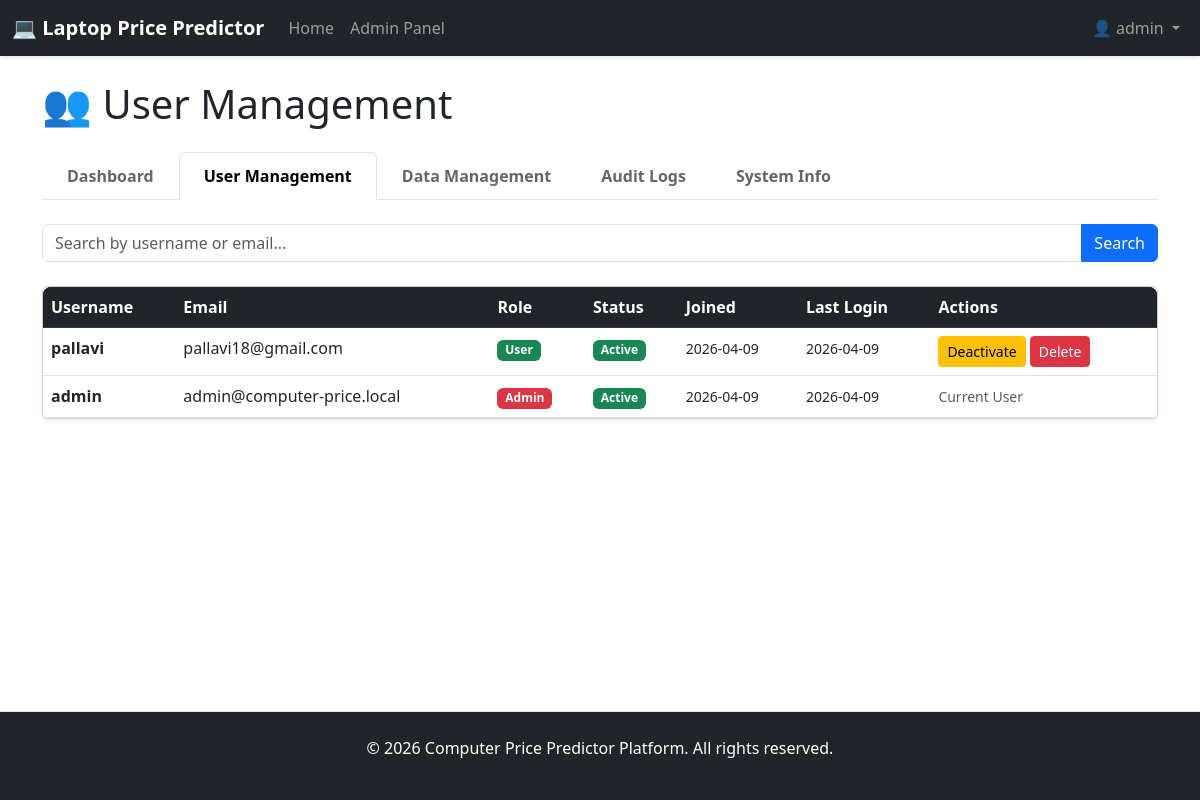
Page /admin/users (signed in) on the committed database.
### models.py (models this page shows, shortened)
class User(UserMixin, db.Model):
    __tablename__ = 'users'
    id = db.Column(db.Integer, primary_key=True)
    username = db.Column(db.String(80), unique=True, nullable=False, index=True)
    email = db.Column(db.String(120), unique=True, nullable=False, index=True)
    password_hash = db.Column(db.String(255), nullable=False)
    is_admin = db.Column(db.Boolean, default=False)
    is_active = db.Column(db.Boolean, default=True)
    created_at = db.Column(db.DateTime, default=datetime.utcnow)
    updated_at = db.Column(db.DateTime, default=datetime.utcnow, onupdate=datetime.utcnow)
    last_login = db.Column(db.DateTime)
    predictions = db.relationship('Prediction', backref='user', lazy=True, cascade='all, delete-orphan')

### routes/admin.py (the view)
@admin_bp.route('/users', methods=['GET'])
@login_required
@admin_required
def manage_users():
    page = request.args.get('page', 1, type=int)
    search = request.args.get('search', '')
    query = User.query
    if search:
        query = query.filter(
            (User.username.ilike(f'%{search}%')) |
            (User.email.ilike(f'%{search}%'))
        )
    users = query.order_by(User.created_at.desc()).paginate(page=page, per_page=20)
    return render_template('admin/manage_users.html', users=users, search=search)

### routes/admin.py (called while the page is built)
def admin_required(f):
    @wraps(f)
    def decorated_function(*args, **kwargs):
        if not current_user.is_authenticated or not current_user.is_admin:
            flash('You do not have permission to access this page', 'danger')
            return redirect(url_for('main.index'))
        return f(*args, **kwargs)
    return decorated_function

### templates/admin/manage_users.html (shortened to what this page needs)
{% extends "base.html" %}
{% block content %}
<h1 class="mb-4">👥 User Management</h1>
<ul class="nav nav-tabs mb-4" role="tablist">
    <li class="nav-item" role="presentation">
        <a class="nav-link" href="{{ url_for('admin.dashboard') }}">Dashboard</a>
    </li>
    <li class="nav-item" role="presentation">
        <a class="nav-link active" href="{{ url_for('admin.manage_users') }}">User Management</a>
    </li>
    <li class="nav-item" role="presentation">
        <a class="nav-link" href="{{ url_for('admin.data_management') }}">Data Management</a>
    </li>
    <li class="nav-item" role="presentation">
        <a class="nav-link" href="{{ url_for('admin.audit_logs') }}">Audit Logs</a>
    </li>
    <li class="nav-item" role="presentation">
        <a class="nav-link" href="{{ url_for('admin.system_info') }}">System Info</a>
    </li>
</ul>
<form method="GET" class="mb-4" action="{{ url_for('admin.manage_users') }}">
    <div class="input-group">
        <input type="text" name="search" class="form-control" placeholder="Search by username or email..." value="{{ search }}">
        <button class="btn btn-primary" type="submit">Search</button>
    </div>
</form>
<div class="card shadow-sm">
    <div class="table-responsive">
        <table class="table table-hover mb-0">
            <thead class="table-dark">
                <tr>
                    <th>Username</th>
                    <th>Email</th>
                    <th>Role</th>
                    <th>Status</th>
                    <th>Joined</th>
                    <th>Last Login</th>
                    <th>Actions</th>
                </tr>
            </thead>
            <tbody>
                {% for user in users.items %}
                <tr>
                    <td><strong>{{ user.username }}</strong></td>
                    <td>{{ user.email }}</td>
                    <td>
                        {% if user.is_admin %}
                            <span class="badge bg-danger">Admin</span>
                        {% else %}
                            <span class="badge bg-success">User</span>
                        {% endif %}
                    </td>
                    <td>
                        {% if user.is_active %}
                            <span class="badge bg-success">Active</span>
                        {% else %}
                            <span class="badge bg-danger">Inactive</span>
                        {% endif %}
                    </td>
                    <td><small>{{ user.created_at.strftime('%Y-%m-%d') }}</small></td>
                    <td><small>{% if user.last_login %}{{ user.last_login.strftime('%Y-%m-%d') }}{% else %}Never{% endif %}</small></td>
                    <td>
                        {% if user.id != current_user.id %}
                            <form method="POST" style="display:inline;">
                                {% if user.is_active %}
                                    <button type="submit" formaction="{{ url_for('admin.toggle_user_status', user_id=user.id) }}" class="btn btn-sm btn-warning" onclick="return confirm('Deactivate this user?')">Deactivate</button>
                                {% else %}
                                    <button type="submit" formaction="{{ url_for('admin.toggle_user_status', user_id=user.id) }}" class="btn btn-sm btn-info">Activate</button>
                                {% endif %}
                            </form>
                            {% if not user.is_admin %}
                            <form method="POST" style="display:inline;">
                                <button type="submit" formaction="{{ url_for('admin.delete_user', user_id=user.id) }}" class="btn btn-sm btn-danger" onclick="return confirm('Delete this user? This action cannot be undone.')">Delete</button>
                            </form>
                            {% endif %}
                        {% else %}
                            <span class="text-muted"><small>Current User</small></span>
                        {% endif %}
                    </td>
                </tr>
                {% endfor %}
            </tbody>
        </table>
    </div>
</div>
{% endblock %}

### templates/base.html (shortened to what this page needs)
<!DOCTYPE html>
<html lang="en">
<head>
    <link rel="stylesheet" href="{{ url_for('static', filename='style.css') }}">
    <link href="https://cdn.jsdelivr.net/npm/bootstrap@5.3.0/dist/css/bootstrap.min.css" rel="stylesheet">
</head>
<body>
    <nav class="navbar navbar-expand-lg navbar-dark bg-dark">
        <div class="container-fluid">
            <a class="navbar-brand" href="{{ url_for('main.index') }}">💻 Laptop Price Predictor</a>
            <div class="collapse navbar-collapse" id="navbarNav">
                <ul class="navbar-nav me-auto mb-2 mb-lg-0">
                    <li class="nav-item">
                        <a class="nav-link" href="{{ url_for('main.index') }}">Home</a>
                    </li>
                    {% if current_user.is_authenticated %}
                        {% if current_user.is_admin %}
                            <li class="nav-item">
                                <a class="nav-link" href="{{ url_for('admin.dashboard') }}">Admin Panel</a>
                            </li>
                        {% endif %}
                    {% endif %}
                </ul>
                <ul class="navbar-nav ms-auto">
                    {% if current_user.is_authenticated %}
                        <li class="nav-item dropdown">
                            <a class="nav-link dropdown-toggle" href="#" id="navbarDropdown" role="button" data-bs-toggle="dropdown">
                                👤 {{ current_user.username }}
                            </a>
                        </li>
                    {% else %}
                        <li class="nav-item"><a class="nav-link" href="{{ url_for('auth.login') }}">🔐 Login</a></li>
                        <li class="nav-item"><a class="nav-link" href="{{ url_for('auth.register') }}">📝 Register</a></li>
                    {% endif %}
                </ul>
            </div>
        </div>
    </nav>
    <div class="container mt-4">
        {% block content %}{% endblock %}
    </div>
    <footer class="bg-dark text-white mt-5 py-4">
        <div class="container text-center">
            <p>&copy; 2026 Computer Price Predictor Platform. All rights reserved.</p>
        </div>
    </footer>
</body>
</html>

### static/style.css (style rules this page uses)
:root { --primary-color: #007bff; --success-color: #28a745; --danger-color: #dc3545; --warning-color: #ffc107; --info-color: #17a2b8; --dark-color: #343a40; }
body { font-family: 'Segoe UI', Tahoma, Geneva, Verdana, sans-serif; background-color: #f8f9fa; min-height: 100vh; display: flex; flex-direction: column; }
.container { flex: 1; }
footer { margin-top: auto; }
.navbar { box-shadow: 0 2px 4px rgba(0, 0, 0, 0.1); }
.navbar-brand { font-weight: bold; font-size: 1.5rem; }
.card { border: none; border-radius: 8px; transition: transform 0.2s, box-shadow 0.2s; }
.table-responsive { border-radius: 8px; }
.table { margin-bottom: 0; }
.table thead { background-color: var(--dark-color); color: white; }
.form-control, .form-select { border-radius: 6px; border: 1px solid #dee2e6; padding: 0.6rem 0.75rem; }
.btn { border-radius: 6px; font-weight: 600; padding: 0.6rem 1.2rem; transition: all 0.3s ease; }
.btn-primary { background-color: var(--primary-color); border-color: var(--primary-color); }
.btn-danger { background-color: var(--danger-color); border-color: var(--danger-color); }
.btn-warning { background-color: var(--warning-color); border-color: var(--warning-color); color: #333; }
.badge { padding: 0.4rem 0.8rem; border-radius: 20px; font-weight: 600; font-size: 0.85rem; }
.nav-tabs .nav-link { color: #666; border: none; border-bottom: 3px solid transparent; font-weight: 600; padding: 0.7rem 1.5rem; transition: all 0.3s ease; }
.nav-tabs .nav-link.active { color: var(--primary-color); background-color: transparent; border-bottom-color: var(--primary-color); }
.card { animation: fadeIn 0.3s ease-in-out; }
footer { margin-top: auto; padding-top: 2rem; border-top: 1px solid #dee2e6; }

### rows in the picture
User: username "admin", email "admin@computer-price.local", is_admin "Admin", is_active "Active", created_at "2026-04-09", last_login "2026-04-09", shows "Current User"
User: username "pallavi", email "pallavi18@gmail.com", is_admin "User", is_active "Active", created_at "2026-04-09", last_login "2026-04-09"
